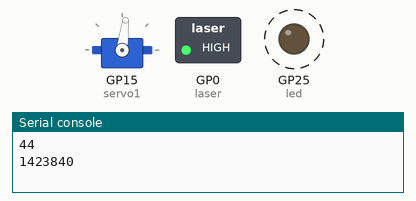
Recording of a program running on a simulated Raspberry Pi Pico running MicroPython. Parts: servo, switched loads named in the program (green lamp = pin HIGH), output pins drawn as LEDs (lit = HIGH), the last lines printed to the serial console. Dashed ring = blinking. Random numbers come from a fixed seed; servo angles are drawn from the pulse width (0.5 ms = 0°, 2.5 ms = 180°).

Above: at 0.1 s.
At 37.1 s:
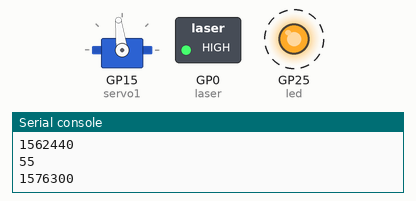
Timing chart, 0 to 40.0 s (numbered marks = the images above):
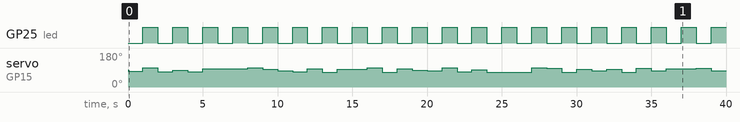

Measured:
- by itself, GP25 (led): alternates HIGH for 1.0 s and LOW for 1.0 s
- by itself, servo on GP15 (servo1): 91° → 83° at 0.02 s, → 101° 0.98 s later, → 81° 1.0 s later, → 88° 1.0 s later, … (38 changes in this stretch)

The program:

0.1.9_Rand1ServoClass.py
```python
from machine import Pin, PWM
import time, random
delay = 1
led = Pin(25, Pin.OUT)
led.value(1)
laser = Pin(0, Pin.OUT)
laser.value(1)

switch = Pin(16, Pin.IN)

class Servo(PWM):
    def __init__(self, pin: Pin):
        super().__init__(pin)
        self.MIN = 814000
        self.MID = 1507000
        self.MAX = 2200000
        self.STEP = (self.MAX - self.MIN)/100
        self.pos_perc_min = 40
        self.pos_perc_max = 60
        super().freq(50)
        super().duty_ns(self.MID)
    def move(self,):
        pos_perc = random.randint(self.pos_perc_min, self.pos_perc_max)
        pos_ns = int((pos_perc * self.STEP)+self.MIN)
        super().duty_ns(pos_ns)
        print(pos_perc)
        print(pos_ns)

servo1 = Servo(Pin(15))

while True:
        servo1.move()
        led.toggle()
        time.sleep(delay)
```
